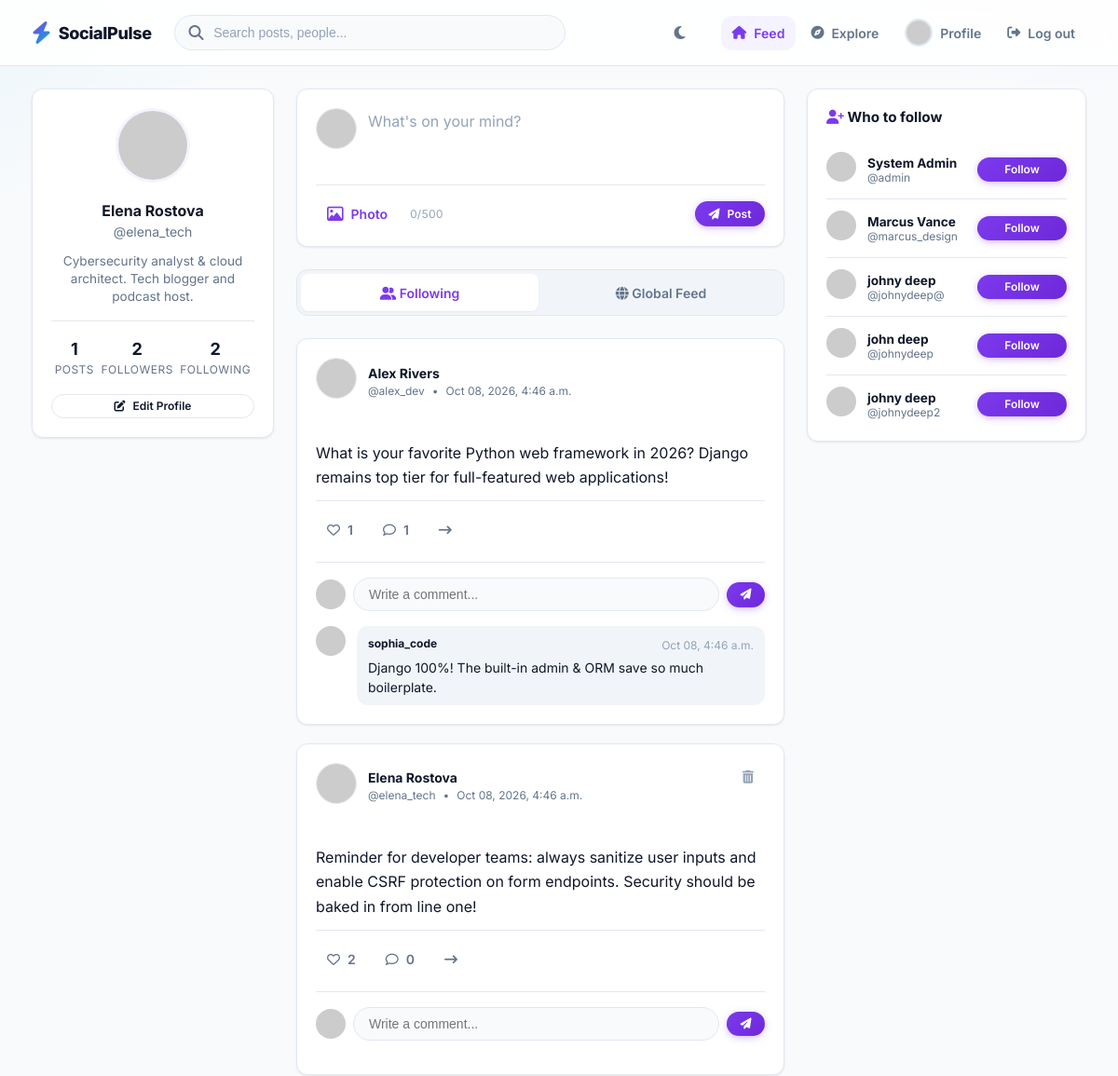
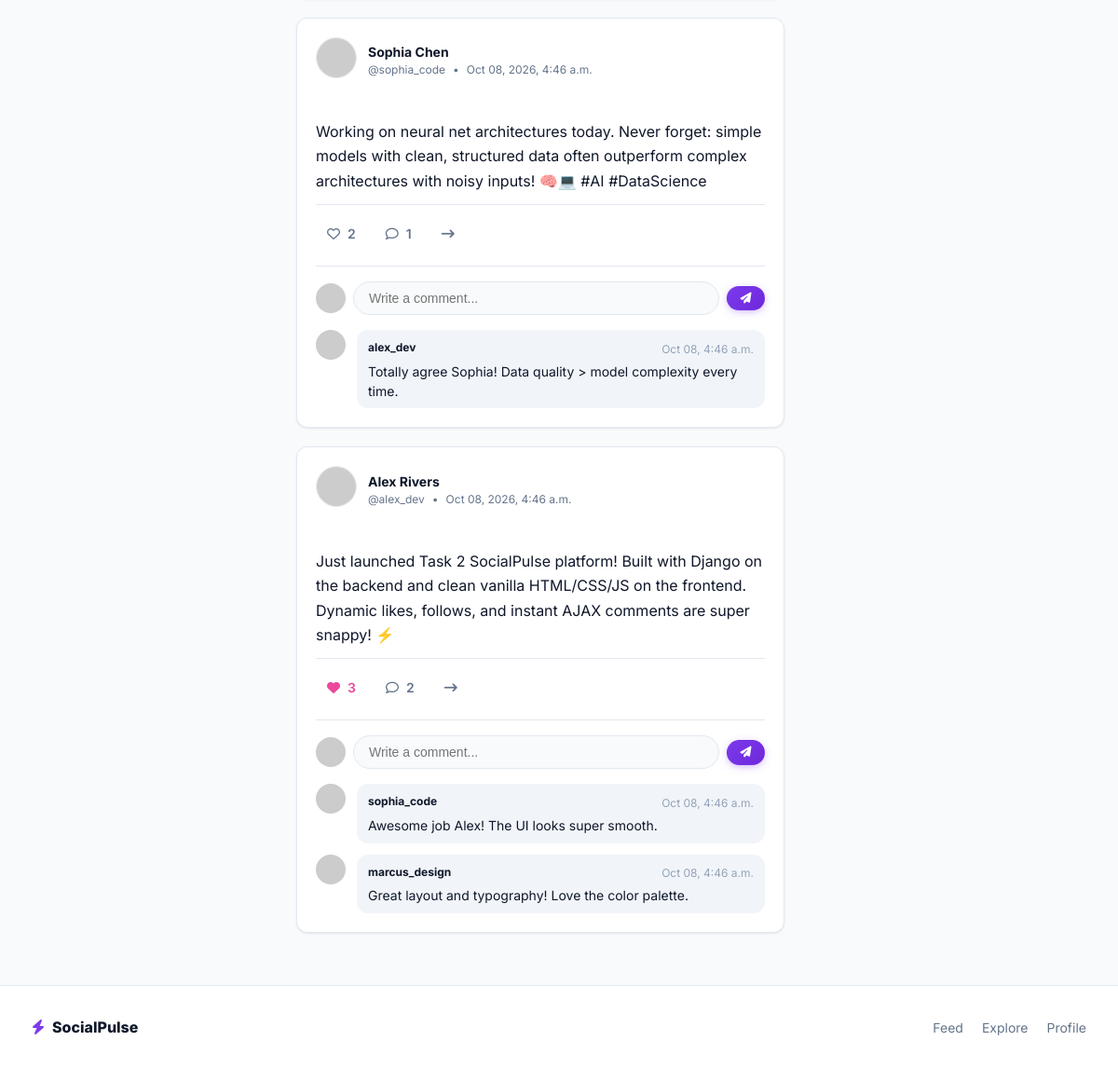
/ (signed in), run on the app's committed database (2 pictures, top to bottom).
### social/models.py (models this page shows, shortened)
class Profile(models.Model):
    user = models.OneToOneField(User, on_delete=models.CASCADE, related_name='profile')
    bio = models.TextField(max_length=500, blank=True, default='')
    avatar = models.ImageField(upload_to='avatars/', blank=True, null=True)
    location = models.CharField(max_length=100, blank=True, default='')
    website = models.URLField(max_length=200, blank=True, default='')
    created_at = models.DateTimeField(auto_now_add=True)
    @property
    def avatar_url(self):
        if self.avatar and hasattr(self.avatar, 'url'):
            return self.avatar.url
        return f"https://ui-avatars.com/api/?name={self.user.username}&background=6366f1&color=ffffff&size=150"

class Post(models.Model):
    author = models.ForeignKey(User, on_delete=models.CASCADE, related_name='posts')
    content = models.TextField(max_length=500)
    image = models.ImageField(upload_to='posts/', blank=True, null=True)
    created_at = models.DateTimeField(auto_now_add=True)
    updated_at = models.DateTimeField(auto_now=True)
    class Meta:
        ordering = ['-created_at']
    @property
    def likes_count(self):
        return self.likes.count()
    @property
    def comments_count(self):
        return self.comments.count()

class Comment(models.Model):
    post = models.ForeignKey(Post, on_delete=models.CASCADE, related_name='comments')
    author = models.ForeignKey(User, on_delete=models.CASCADE, related_name='comments')
    content = models.TextField(max_length=500)
    created_at = models.DateTimeField(auto_now_add=True)
    class Meta:
        ordering = ['created_at']

### social/views.py (the view)
# urls.py: path('', views.home, name='home'),
@login_required
def home(request):
    feed_type = request.GET.get('feed', 'following')
    post_form = PostForm()
    comment_form = CommentForm()
    if feed_type == 'following':
        following_users = Follow.objects.filter(follower=request.user).values_list('following', flat=True)
        allowed_users = list(following_users) + [request.user.id]
        posts = Post.objects.filter(author_id__in=allowed_users).select_related('author', 'author__profile').prefetch_related('likes', 'comments')
    else:
        feed_type = 'all'
        posts = Post.objects.all().select_related('author', 'author__profile').prefetch_related('likes', 'comments')
    user_liked_post_ids = set(Like.objects.filter(user=request.user).values_list('post_id', flat=True))
    for post in posts:
        post.is_liked = post.id in user_liked_post_ids
    following_ids = set(Follow.objects.filter(follower=request.user).values_list('following_id', flat=True))
    following_ids.add(request.user.id)
    suggested_users = User.objects.exclude(id__in=following_ids).select_related('profile')[:5]
    context = {
        'posts': posts,
        'post_form': post_form,
        'comment_form': comment_form,
        'feed_type': feed_type,
        'suggested_users': suggested_users,
    }
    return render(request, 'social/home.html', context)

### social/templates/social/home.html (shortened to what this page needs)
{% extends 'social/base.html' %}
{% load static %}
{% block content %}
<div class="layout-grid">
    <aside class="sidebar-left">
        <div class="sidebar-card sidebar-profile">
            <a href="{% url 'profile' username=user.username %}">
                <img src="{{ user.profile.avatar_url }}" alt="{{ user.username }}" class="sidebar-avatar">
            </a>
            <div class="sidebar-name">
                <a href="{% url 'profile' username=user.username %}">
                    {% if user.get_full_name %}{{ user.get_full_name }}{% else %}{{ user.username }}{% endif %}
                </a>
            </div>
            <div class="sidebar-username">@{{ user.username }}</div>
            {% if user.profile.bio %}
            <p style="font-size: 0.85rem; color: var(--text-muted); margin-bottom: 0.85rem; line-height: 1.4;">
                {{ user.profile.bio|truncatechars:80 }}
            </p>
            {% endif %}
            <div class="sidebar-stats">
                <div class="stat-item">
                    <div class="stat-value">{{ user.posts.count }}</div>
                    <div class="stat-label">Posts</div>
                </div>
                <div class="stat-item">
                    <div class="stat-value">{{ user.followers_set.count }}</div>
                    <div class="stat-label">Followers</div>
                </div>
                <div class="stat-item">
                    <div class="stat-value">{{ user.following_set.count }}</div>
                    <div class="stat-label">Following</div>
                </div>
            </div>
            <div style="margin-top: 1rem;">
                <a href="{% url 'profile_edit' %}" class="btn btn-secondary btn-sm" style="width: 100%;">
                    <i class="fa-solid fa-pen-to-square"></i> Edit Profile
                </a>
            </div>
        </div>
    </aside>
    <section class="main-feed">
        <div class="create-post-card">
            <form action="{% url 'post_create' %}" method="POST" enctype="multipart/form-data" id="create-post-form">
                <div class="create-post-header">
                    <img src="{{ user.profile.avatar_url }}" alt="{{ user.username }}" class="post-avatar">
                    <div class="create-post-body">
                        {{ post_form.content }}
                    </div>
                </div>
                <div class="create-post-footer">
                    <div class="post-actions-left">
                        <label for="post-image-input" class="post-upload-btn">
                            <i class="fa-regular fa-image" style="font-size: 1.1rem;"></i>
                            <span>Photo</span>
                        </label>
                        <span class="char-counter" id="char-counter">0/500</span>
                    </div>
                    <button type="submit" class="btn btn-primary btn-sm">
                        <i class="fa-solid fa-paper-plane"></i> Post
                    </button>
                </div>
            </form>
        </div>
        <div class="feed-tabs">
            <a href="{% url 'home' %}?feed=following" class="tab-btn {% if feed_type == 'following' %}active{% endif %}">
                <i class="fa-solid fa-user-group"></i> Following
            </a>
            <a href="{% url 'home' %}?feed=all" class="tab-btn {% if feed_type == 'all' %}active{% endif %}">
                <i class="fa-solid fa-globe"></i> Global Feed
            </a>
        </div>
        <div class="posts-list">
            {% for post in posts %}
                {% include 'social/post_card.html' with post=post show_inline_comments=True %}
            {% endfor %}
        </div>
    </section>
    <aside class="sidebar-right">
        <div class="sidebar-card">
            <h4 style="font-size: 0.95rem; font-weight: 700; margin-bottom: 1rem; color: var(--text-main);">
                <i class="fa-solid fa-user-plus" style="color: var(--primary-color);"></i> Who to follow
            </h4>
            {% for sug_user in suggested_users %}
            <div class="user-item-row">
                <div class="user-item-left">
                    <a href="{% url 'profile' username=sug_user.username %}">
                        <img src="{{ sug_user.profile.avatar_url }}" alt="{{ sug_user.username }}" class="comment-avatar">
                    </a>
                    <div style="line-height: 1.2;">
                        <a href="{% url 'profile' username=sug_user.username %}" class="author-name" style="font-size: 0.85rem;">
                            {% if sug_user.get_full_name %}{{ sug_user.get_full_name|truncatechars:16 }}{% else %}{{ sug_user.username }}{% endif %}
                        </a>
                        <div style="font-size: 0.75rem; color: var(--text-muted);">@{{ sug_user.username }}</div>
                    </div>
                </div>
                <button class="btn btn-primary btn-sm btn-follow" data-url="{% url 'toggle_follow' username=sug_user.username %}">
                    <span>Follow</span>
                </button>
            </div>
            {% empty %}
            <p style="font-size: 0.85rem; color: var(--text-muted);">No new suggestions right now.</p>
            {% endfor %}
        </div>
    </aside>
</div>
{% endblock %}

### social/templates/social/base.html (shortened to what this page needs)
{% load static %}
<!DOCTYPE html>
<html lang="en">
<head>
    <link rel="stylesheet" href="https://cdnjs.cloudflare.com/ajax/libs/font-awesome/6.4.0/css/all.min.css">
    <link rel="stylesheet" href="{% static 'social/css/styles.css' %}">
</head>
<body>
    <header>
        <nav class="navbar" aria-label="Primary">
            <div class="navbar-container">
                <a href="{% url 'home' %}" class="brand-logo">
                    <i class="fa-solid fa-bolt" aria-hidden="true"></i>
                    <span>SocialPulse</span>
                </a>
                {% if user.is_authenticated %}
                <form action="{% url 'search' %}" method="GET" class="search-bar-form" role="search">
                    <div class="search-input-wrapper">
                        <input type="text" id="nav-search" name="q" class="search-input" placeholder="Search posts, people..." value="{{ request.GET.q|default:'' }}" autocomplete="off">
                    </div>
                </form>
                {% endif %}
                <div class="nav-actions">
                    <button type="button" class="icon-btn" id="theme-toggle" aria-label="Toggle dark mode" title="Toggle dark mode">
                        <i class="fa-solid fa-moon" aria-hidden="true"></i>
                    </button>
                </div>
                <div class="nav-links" id="primary-menu">
                    {% if user.is_authenticated %}
                        <a href="{% url 'home' %}" class="nav-link {% if request.resolver_match.url_name == 'home' %}active{% endif %}" {% if request.resolver_match.url_name == 'home' %}aria-current="page"{% endif %}>
                            <i class="fa-solid fa-house" aria-hidden="true"></i>
                            <span>Feed</span>
                        </a>
                        <a href="{% url 'explore' %}" class="nav-link {% if request.resolver_match.url_name == 'explore' %}active{% endif %}" {% if request.resolver_match.url_name == 'explore' %}aria-current="page"{% endif %}>
                            <i class="fa-solid fa-compass" aria-hidden="true"></i>
                            <span>Explore</span>
                        </a>
                        <a href="{% url 'profile' username=user.username %}" class="nav-link {% if request.resolver_match.url_name == 'profile' and request.resolver_match.kwargs.username == user.username %}active{% endif %}">
                            <img src="{{ user.profile.avatar_url }}" alt="" class="user-nav-avatar">
                            <span>Profile</span>
                        </a>
                        <a href="{% url 'logout' %}" class="nav-link" title="Log out">
                            <i class="fa-solid fa-right-from-bracket" aria-hidden="true"></i>
                            <span>Log out</span>
                        </a>
                    {% else %}
                        <a href="{% url 'login' %}" class="btn btn-secondary btn-sm">Log In</a>
                        <a href="{% url 'register' %}" class="btn btn-primary btn-sm">Sign Up</a>
                    {% endif %}
                </div>
            </div>
        </nav>
    </header>
    <main class="main-wrapper" id="main-content">
        {% block content %}{% endblock %}
    </main>
    <footer class="site-footer">
        <div class="footer-container">
            <a href="{% url 'home' %}" class="footer-brand">
                <i class="fa-solid fa-bolt" aria-hidden="true"></i>
                <span>SocialPulse</span>
            </a>
            <nav class="footer-links" aria-label="Footer">
                <a href="{% url 'home' %}">Feed</a>
                <a href="{% url 'explore' %}">Explore</a>
                {% if user.is_authenticated %}
                <a href="{% url 'profile' username=user.username %}">Profile</a>
                {% else %}
                <a href="{% url 'login' %}">Log In</a>
                <a href="{% url 'register' %}">Sign Up</a>
                {% endif %}
            </nav>
        </div>
    </footer>
</body>
</html>

### social/templates/social/post_card.html (shortened to what this page needs)
<article class="post-card" id="post-{{ post.id }}">
    <div class="post-card-header">
        <div class="post-author-info">
            <a href="{% url 'profile' username=post.author.username %}">
                <img src="{{ post.author.profile.avatar_url }}" alt="{{ post.author.username }}" class="post-avatar">
            </a>
            <div class="author-details">
                <a href="{% url 'profile' username=post.author.username %}" class="author-name">
                    {% if post.author.get_full_name %}{{ post.author.get_full_name }}{% else %}{{ post.author.username }}{% endif %}
                </a>
                <div class="post-meta">
                    <span>@{{ post.author.username }}</span>
                    <span>•</span>
                    <span>{{ post.created_at|date:"M d, Y, g:i a" }}</span>
                </div>
            </div>
        </div>
        {% if user == post.author %}
        <a href="{% url 'post_delete' pk=post.id %}" class="post-action-btn delete-btn" title="Delete post" aria-label="Delete post" onclick="return confirm('Are you sure you want to delete this post?');">
            <i class="fa-solid fa-trash-can" aria-hidden="true"></i>
        </a>
        {% endif %}
    </div>
    <div class="post-content">
        {{ post.content }}
    </div>
    <div class="post-card-footer">
        <button class="post-action-btn like-btn {% if post.is_liked %}liked{% endif %}" data-url="{% url 'toggle_like' pk=post.id %}" aria-label="Like post">
            <i class="{% if post.is_liked %}fa-solid{% else %}fa-regular{% endif %} fa-heart" aria-hidden="true"></i>
            <span class="like-count">{{ post.likes_count }}</span>
        </button>
        <a href="{% url 'post_detail' pk=post.id %}" class="post-action-btn" aria-label="View comments">
            <i class="fa-regular fa-comment" aria-hidden="true"></i>
            <span class="comments-count-num" id="comment-count-{{ post.id }}">{{ post.comments_count }}</span>
        </a>
        <a href="{% url 'post_detail' pk=post.id %}" class="post-action-btn" title="View details" aria-label="View post details">
            <i class="fa-solid fa-arrow-right-long" aria-hidden="true"></i>
        </a>
    </div>
    {% if show_inline_comments %}
    <div class="comments-section">
        <form action="{% url 'comment_create' pk=post.id %}" method="POST" class="ajax-comment-form comment-input-row" data-post-id="{{ post.id }}">
            <img src="{{ user.profile.avatar_url }}" class="comment-avatar" alt="{{ user.username }}">
            <input type="text" name="content" class="comment-input" placeholder="Write a comment..." required autocomplete="off">
            <button type="submit" class="btn btn-primary btn-sm" aria-label="Post comment"><i class="fa-solid fa-paper-plane" aria-hidden="true"></i></button>
        </form>
        <div class="comments-list" id="comments-list-{{ post.id }}">
            {% for comment in post.comments.all|slice:":3" %}
            <div class="comment-item" id="comment-{{ comment.id }}">
                <img src="{{ comment.author.profile.avatar_url }}" class="comment-avatar" alt="{{ comment.author.username }}">
                <div class="comment-bubble">
                    <div class="comment-header">
                        <a href="{% url 'profile' username=comment.author.username %}" class="comment-author">{{ comment.author.username }}</a>
                        <div>
                            <span class="comment-time">{{ comment.created_at|date:"M d, g:i a" }}</span>
                        </div>
                    </div>
                    <div class="comment-text">{{ comment.content }}</div>
                </div>
            </div>
            {% endfor %}
        </div>
    </div>
    {% endif %}
</article>

### data on the page
Post: author.get_full_name "Alex Rivers", author.username "alex_dev", created_at "Oct 08, 2026, 4:46 a.m.", content "What is your favorite Python web framework in 2026? Django remains top tier for full-featured web applications!", likes_count "1", comments_count "1"
Comment: author.username "sophia_code", created_at "Oct 08, 4:46 a.m.", content "Django 100%! The built-in admin & ORM save so much boilerplate."
Post: author.get_full_name "Elena Rostova", author.username "elena_tech", created_at "Oct 08, 2026, 4:46 a.m.", content "Reminder for developer teams: always sanitize user inputs and enable CSRF protection on form endpoints. Security should be baked in from line one!", likes_count "2", comments_count "0"
Post: author.get_full_name "Sophia Chen", author.username "sophia_code", created_at "Oct 08, 2026, 4:46 a.m.", content "Working on neural net architectures today. Never forget: simple models with clean, structured data often outperform complex architectures with noisy inputs! 🧠💻 #AI #DataScience", likes_count "2", comments_count "1"
Comment: author.username "alex_dev", created_at "Oct 08, 4:46 a.m.", content "Totally agree Sophia! Data quality > model complexity every time."
Post: author.get_full_name "Alex Rivers", author.username "alex_dev", created_at "Oct 08, 2026, 4:46 a.m.", content "Just launched Task 2 SocialPulse platform! Built with Django on the backend and clean vanilla HTML/CSS/JS on the frontend. Dynamic likes, follows, and instant AJAX comments are super snappy! ⚡️", likes_count "3", comments_count "2"
Comment: author.username "sophia_code", created_at "Oct 08, 4:46 a.m.", content "Awesome job Alex! The UI looks super smooth."
Comment: author.username "marcus_design", created_at "Oct 08, 4:46 a.m.", content "Great layout and typography! Love the color palette."

### other printed values
{{ user.get_full_name }} "Elena Rostova"
{{ user.username }} "elena_tech"
{{ user.profile.bio|truncatechars:80 }} "Cybersecurity analyst & cloud architect. Tech blogger and podcast host."
{{ user.posts.count }} "1"
{{ user.followers_set.count }} "2"
{{ user.following_set.count }} "2"
{{ sug_user.get_full_name|truncatechars:16 }} "System Admin"
{{ sug_user.username }} "admin"
{{ sug_user.get_full_name|truncatechars:16 }} "Marcus Vance"
{{ sug_user.username }} "marcus_design"
{{ sug_user.get_full_name|truncatechars:16 }} "johny deep"
{{ sug_user.username }} "johnydeep@"
{{ sug_user.get_full_name|truncatechars:16 }} "john deep"
{{ sug_user.username }} "johnydeep"
{{ sug_user.username }} "johnydeep2"
